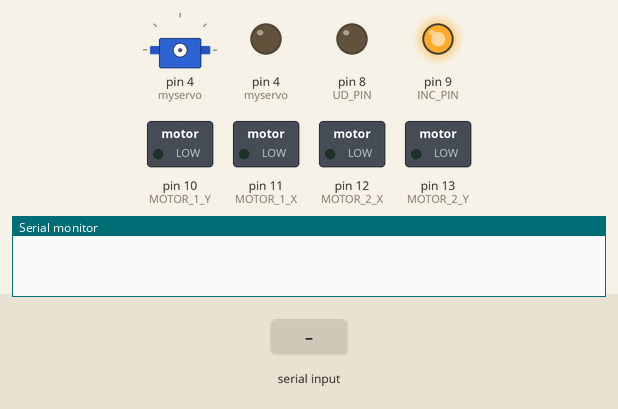
Simulated run of this sketch. Board: Arduino Uno, built with avr-gcc and run on an emulated ATmega328P. Parts: servo, switched loads named in the sketch (green lamp = pin HIGH), output pins drawn as LEDs (lit = HIGH), the last lines printed to the serial monitor. The test bench sets the inputs (shaded band).

Above: at 1.2 s.
1.3 s: "1" received over Serial
At 1.7 s:
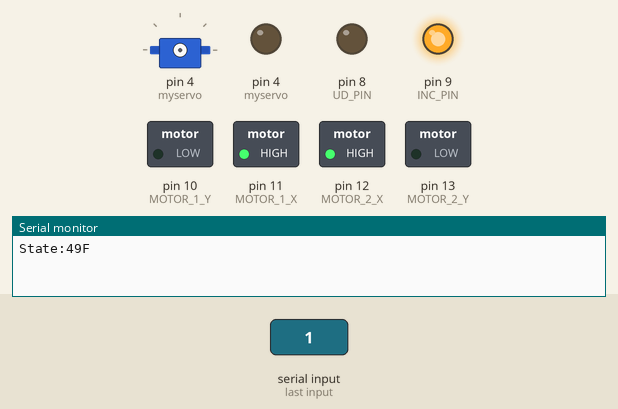
2.8 s: "2" received over Serial
At 4.0 s:
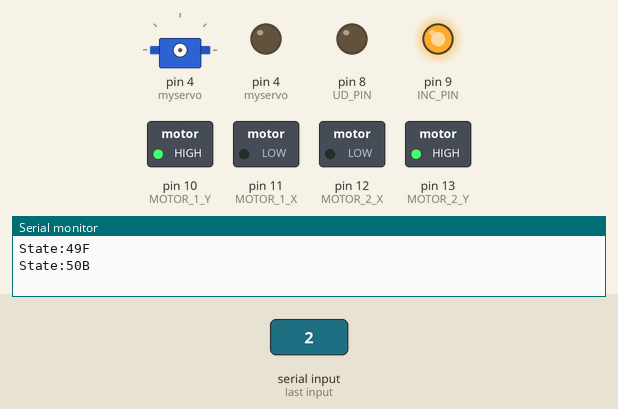
4.3 s: "3" received over Serial
At 4.7 s:
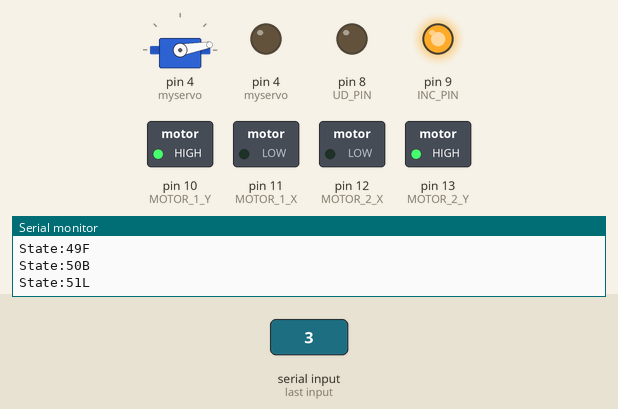
5.9 s: "4" received over Serial
At 7.1 s:
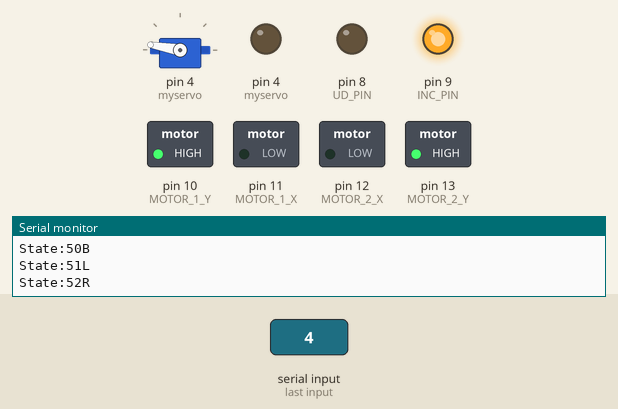
7.5 s: "0" received over Serial
At 8.7 s:
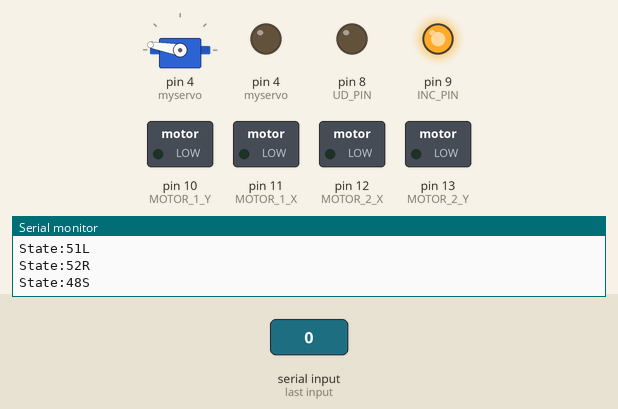
9.0 s: "5" received over Serial
At 10.0 s:
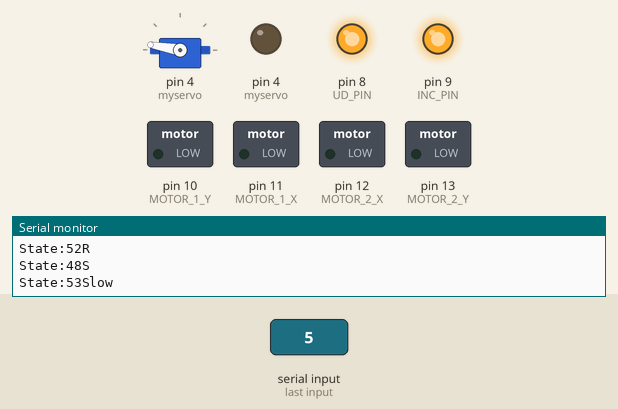
Timing chart, 0 to 11.5 s (numbered marks = the images above; inputs shaded):
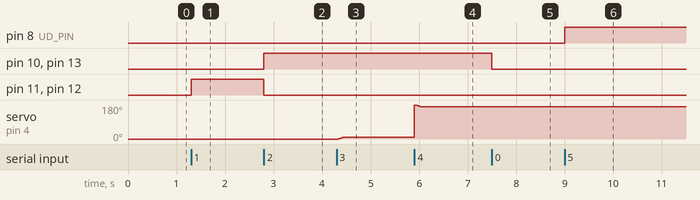

The sketch:

carControllerSketch.ino
```cpp
#include <Servo.h>
#include <SoftwareSerial.h>

Servo myservo;
int Power = 0;


int pos = 0;
const int CS_PIN = 7;

const int UD_PIN = 8;
const int INC_PIN = 9;
const int MOTOR_1_X = 11;
const int MOTOR_1_Y = 10;
const int MOTOR_2_X = 12;
const int MOTOR_2_Y = 13;

void setup(){
  Serial.begin(9600);
  //motor pins
  pinMode(CS_PIN, OUTPUT);
  pinMode(UD_PIN, OUTPUT);
  pinMode(INC_PIN, OUTPUT);

  pinMode(MOTOR_1_X, OUTPUT);
  pinMode(MOTOR_1_Y, OUTPUT);
  pinMode(MOTOR_2_X, OUTPUT);
  pinMode(MOTOR_2_Y, OUTPUT);
  digitalWrite(INC_PIN, HIGH);
  digitalWrite(CS_PIN, LOW);
  pinMode(4, OUTPUT);
}

void loop(){
  while (Serial.available()) { // If data is available to read
      byte state = Serial.read(); // read it and store it in val
      Serial.print("State:");
      Serial.print(state);

    if(state == 49){
      Serial.println("F");
      GoBackward();
    } else if(state == 50) {
      Serial.println("B");
      GoForward();
    } else if(state == 51) {
      Serial.println("L");
      TurnRight();
      state = 48;
    } else if(state == 52) {
      Serial.println("R");
      TurnLeft();
      state = 48;
    } else if(state == 48) {
      Serial.println("S");
      Stop();
    }

    if (state == 53) {
       Serial.println("Slow");
       setSpeedSlow();
    } else if(state == 54){
       Serial.println("Fast");
       setSpeedFast();
    }
  }
}

void setSpeedSlow(){
   for (int i = 0; i <= 10; i++) {
    digitalWrite(UD_PIN, HIGH); delayMicroseconds(5);  // Set to increment
    digitalWrite(INC_PIN, LOW); delayMicroseconds(5);  // Pulse INC pin low
    digitalWrite(INC_PIN, HIGH);
  }
}

void setSpeedFast(){
  for (int i = 0; i <= 10; i++) {
    digitalWrite(UD_PIN, LOW); delayMicroseconds(5);   // Set to decrement
    digitalWrite(INC_PIN, LOW); delayMicroseconds(5);  // Pulse INC pin low
    digitalWrite(INC_PIN, HIGH);
  }
}


void GoForward(){
  digitalWrite(MOTOR_1_X, LOW);
  digitalWrite(MOTOR_1_Y, HIGH);
  digitalWrite(MOTOR_2_X, LOW);
  digitalWrite(MOTOR_2_Y, HIGH);
}

void GoBackward(){
  digitalWrite(MOTOR_1_X, HIGH);
  digitalWrite(MOTOR_1_Y, LOW);
  digitalWrite(MOTOR_2_X, HIGH);
  digitalWrite(MOTOR_2_Y, LOW);
}

void TurnRight(){
  myservo.attach(4);
  for (pos = 0; pos <= 10; pos += 1) {
     myservo.write(pos);              // tell servo to go to position in variable 'pos'
     delay(15);
  }
  myservo.detach();
}

void TurnLeft(){
  myservo.attach(4);
  for (pos = 180; pos >= 170; pos -= 1) {
     myservo.write(pos);              // tell servo to go to position in variable 'pos'
     delay(15);
  }
  myservo.detach();
}

void Stop(){
  digitalWrite(MOTOR_1_X, LOW);
  digitalWrite(MOTOR_1_Y, LOW);
  digitalWrite(MOTOR_2_X, LOW);
  digitalWrite(MOTOR_2_Y, LOW);
}
```

Measured:
- after the input at 1.3 s, pin 11 (MOTOR_1_X), pin 12 (MOTOR_2_X): LOW → HIGH at once
- after the input at 2.8 s, pin 10 (MOTOR_1_Y), pin 13 (MOTOR_2_Y): LOW → HIGH at once; pin 11 (MOTOR_1_X), pin 12 (MOTOR_2_X): HIGH → LOW at once
- after the input at 4.3 s, servo on pin 4 (myservo): 0° → 10° at once
- after the input at 5.9 s, servo on pin 4 (myservo): 10° → 170° at once
- after the input at 7.5 s, pin 10 (MOTOR_1_Y), pin 13 (MOTOR_2_Y): HIGH → LOW at once
- after the input at 9.0 s, pin 8 (UD_PIN): LOW → HIGH at once
